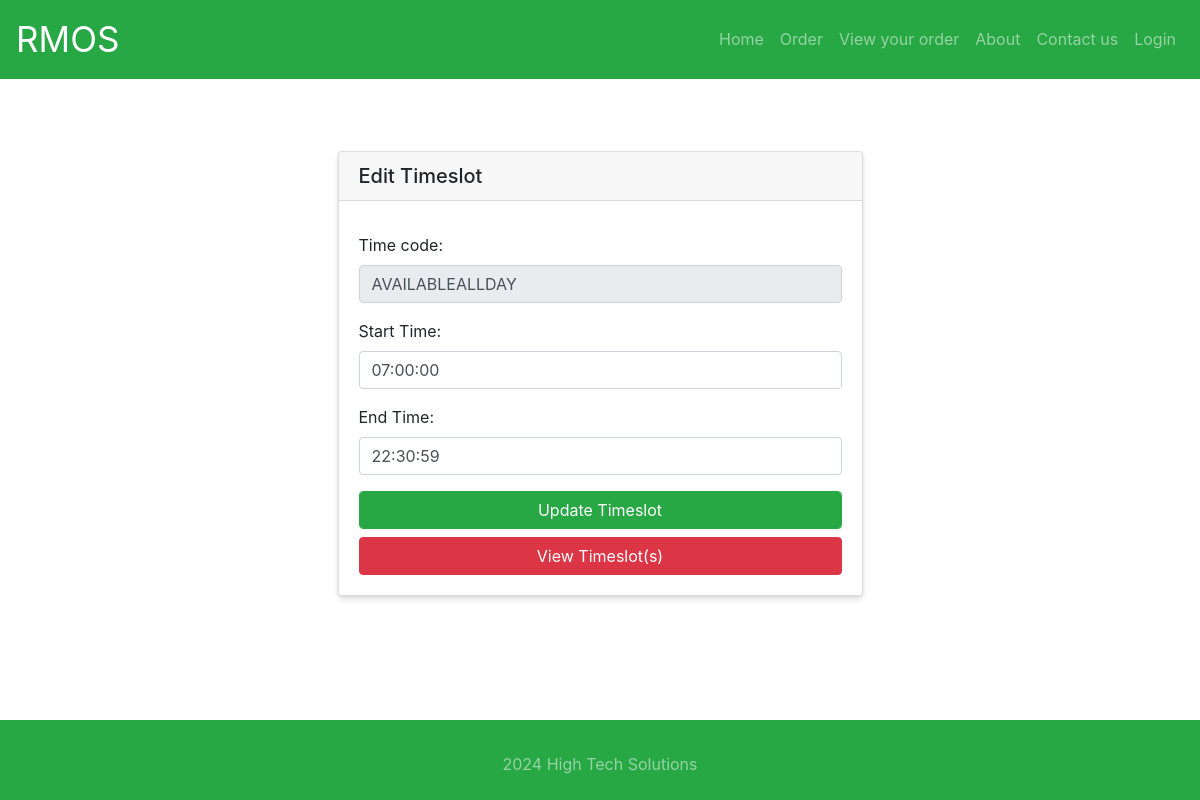
The page /timeslot/edit/1 on the database its author committed.
### tables this page shows
CREATE TABLE timeslots (
    id INTEGER PRIMARY KEY AUTOINCREMENT,
    time_code VARCHAR(20) NOT NULL UNIQUE,
    start_time VARCHAR(10) NOT NULL,
    end_time VARCHAR(10) NOT NULL
);

### rmos.py (the view)
@app.route('/timeslot/edit/<id>')
def open_edit_department(id):
    db = get_db_connection()
    cur=db.cursor()
    result_data=cur.execute("SELECT * FROM timeslots WHERE id=?", (id,)).fetchone()
    db.commit()
    db.close()
    return render_template('timeslot/edittimeslot.html', timeslot=result_data)

### rmos.py (called while the page is built)
def create_db_file(dbname):
    if os.path.isfile(dbname):
        return
    f=open(dbname, "x")

def get_db_connection():
    create_db_file(DATABASE)
    conn = sqlite3.connect(DATABASE)
    conn.row_factory = sqlite3.Row
    return conn

### templates/timeslot/edittimeslot.html (shortened to what this page needs)
{% extends "base.html" %}
{% block content %}
<div class="container mt-5">
  <div class="row justify-content-center">
    <div class="col-md-6">
      <div class="card raised-table">
        <h5 class="card-header">
          Edit Timeslot
        </h5>
        <div class="card-body">
          <form id="editTimeslot" name="editTimeslot" action="{{url_for('update_timeslot',id=timeslot.id)}}" method="post" class="needs-validation" novalidate>
            <div class="form-group">
              <label for="time_code">Time code:</label>
              <input type="text" class="form-control" id="time_code" placeholder="Enter Time code" name="time_code" required maxlength="20" minlength="10" style="text-transform: uppercase" value="{{timeslot.time_code}}" readonly>
            </div>
            <div class="form-group">
              <label for="start_time">Start Time:</label>
              <input type="text" class="form-control" id="start_time" name="start_time" placeholder="Enter Start time in HH:MM:SS format" value="{{timeslot.start_time}}" required>
            </div>
            <div class="form-group">
              <label for="end_time">End Time:</label>
              <input type="text" class="form-control" id="end_time" name="end_time" placeholder="Enter End time in HH:MM:SS format" value="{{timeslot.end_time}}" required>
            </div>
            <button class="form-control btn-success btn-block" type="submit">Update Timeslot</button>
            <button type="button" class="btn btn-danger btn-block" onclick="redirectToTimeslots()">View Timeslot(s)</button>
             </form>
        </div>
      </div>
    </div>
  </div>
</div>
{% endblock %}

### templates/base.html (style rules this page uses)
html, body { height: 100%; width: 100%; margin: 0; padding: 0; padding-bottom: 0px; }
.raised-table { box-shadow: 0 4px 6px rgba(0, 0, 0, 0.1), 0 1px 3px rgba(0, 0, 0, 0.08); }

### rows shown on the page
timeslots: time_code "AVAILABLEALLDAY", start_time "07:00:00", end_time "22:30:59"
